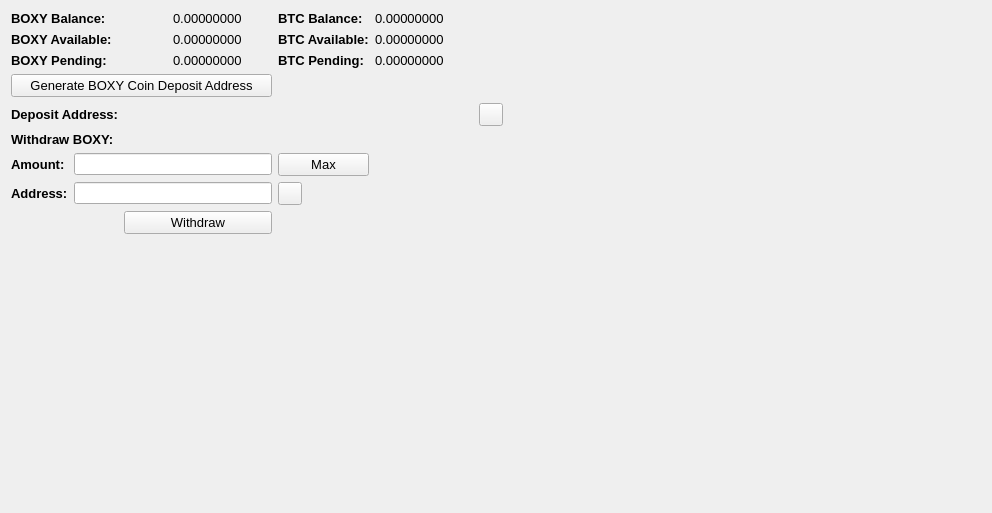
     <widget class="QWidget" name="BalanceTab">
      <attribute name="title">
       <string>Balance</string>
      </attribute>
      <layout class="QGridLayout" name="gridLayout_2">
       <item row="0" column="0" colspan="2">
        <widget class="QLabel" name="label_11">
         <property name="font">
          <font>
           <pointsize>10</pointsize>
           <weight>75</weight>
           <bold>true</bold>
          </font>
         </property>
         <property name="text">
          <string>BOXY Balance:</string>
         </property>
        </widget>
       </item>
       <item row="0" column="3">
        <widget class="QLabel" name="BOXYBalanceLabel">
         <property name="font">
          <font>
           <pointsize>10</pointsize>
          </font>
         </property>
         <property name="text">
          <string>0.00000000</string>
         </property>
         <property name="textInteractionFlags">
          <set>Qt::LinksAccessibleByMouse|Qt::TextSelectableByMouse</set>
         </property>
        </widget>
       </item>
       <item row="0" column="4">
        <widget class="QLabel" name="label_12">
         <property name="font">
          <font>
           <pointsize>10</pointsize>
           <weight>75</weight>
           <bold>true</bold>
          </font>
         </property>
         <property name="text">
          <string>BTC Balance:</string>
         </property>
        </widget>
       </item>
       <item row="0" column="5">
        <widget class="QLabel" name="BitcoinBalanceLabel">
         <property name="font">
          <font>
           <pointsize>10</pointsize>
          </font>
         </property>
         <property name="text">
          <string>0.00000000</string>
         </property>
         <property name="textInteractionFlags">
          <set>Qt::LinksAccessibleByMouse|Qt::TextSelectableByMouse</set>
         </property>
        </widget>
       </item>
       <item row="0" column="7" rowspan="10">
        <spacer name="horizontalSpacer_4">
         <property name="orientation">
          <enum>Qt::Horizontal</enum>
         </property>
         <property name="sizeHint" stdset="0">
          <size>
           <width>478</width>
           <height>488</height>
          </size>
         </property>
        </spacer>
       </item>
       <item row="1" column="0" colspan="2">
        <widget class="QLabel" name="label_13">
         <property name="font">
          <font>
           <pointsize>10</pointsize>
           <weight>75</weight>
           <bold>true</bold>
          </font>
         </property>
         <property name="text">
          <string>BOXY Available:</string>
         </property>
        </widget>
       </item>
       <item row="1" column="3">
        <widget class="QLabel" name="BOXYAvailableLabel_2">
         <property name="font">
          <font>
           <pointsize>10</pointsize>
          </font>
         </property>
         <property name="text">
          <string>0.00000000</string>
         </property>
         <property name="textInteractionFlags">
          <set>Qt::LinksAccessibleByMouse|Qt::TextSelectableByMouse</set>
         </property>
        </widget>
       </item>
       <item row="1" column="4">
        <widget class="QLabel" name="label_15">
         <property name="font">
          <font>
           <pointsize>10</pointsize>
           <weight>75</weight>
           <bold>true</bold>
          </font>
         </property>
         <property name="text">
          <string>BTC Available:</string>
         </property>
        </widget>
       </item>
       <item row="1" column="5">
        <widget class="QLabel" name="BitcoinAvailableLabel">
         <property name="font">
          <font>
           <pointsize>10</pointsize>
          </font>
         </property>
         <property name="text">
          <string>0.00000000</string>
         </property>
         <property name="textInteractionFlags">
          <set>Qt::LinksAccessibleByMouse|Qt::TextSelectableByMouse</set>
         </property>
        </widget>
       </item>
       <item row="2" column="0" colspan="2">
        <widget class="QLabel" name="label_14">
         <property name="font">
          <font>
           <pointsize>10</pointsize>
           <weight>75</weight>
           <bold>true</bold>
          </font>
         </property>
         <property name="text">
          <string>BOXY Pending:</string>
         </property>
        </widget>
       </item>
       <item row="2" column="3">
        <widget class="QLabel" name="BOXYPendingLabel">
         <property name="font">
          <font>
           <pointsize>10</pointsize>
          </font>
         </property>
         <property name="text">
          <string>0.00000000</string>
         </property>
         <property name="textInteractionFlags">
          <set>Qt::LinksAccessibleByMouse|Qt::TextSelectableByMouse</set>
         </property>
        </widget>
       </item>
       <item row="2" column="4">
        <widget class="QLabel" name="label_31">
         <property name="font">
          <font>
           <pointsize>10</pointsize>
           <weight>75</weight>
           <bold>true</bold>
          </font>
         </property>
         <property name="text">
          <string>BTC Pending:</string>
         </property>
        </widget>
       </item>
       <item row="2" column="5">
        <widget class="QLabel" name="BitcoinPendingLabel">
         <property name="font">
          <font>
           <pointsize>10</pointsize>
          </font>
         </property>
         <property name="text">
          <string>0.00000000</string>
         </property>
         <property name="textInteractionFlags">
          <set>Qt::LinksAccessibleByMouse|Qt::TextSelectableByMouse</set>
         </property>
        </widget>
       </item>
       <item row="3" column="0" colspan="4">
        <widget class="QPushButton" name="GenDepositBTN">
         <property name="font">
          <font>
           <pointsize>10</pointsize>
          </font>
         </property>
         <property name="text">
          <string>Generate BOXY Coin Deposit Address</string>
         </property>
        </widget>
       </item>
       <item row="4" column="0" colspan="3">
        <widget class="QLabel" name="label_33">
         <property name="font">
          <font>
           <pointsize>10</pointsize>
           <weight>75</weight>
           <bold>true</bold>
          </font>
         </property>
         <property name="text">
          <string>Deposit Address:</string>
         </property>
        </widget>
       </item>
       <item row="4" column="3" colspan="3">
        <widget class="QLabel" name="DepositAddressLabel">
         <property name="minimumSize">
          <size>
           <width>300</width>
           <height>0</height>
          </size>
         </property>
         <property name="palette">
          <palette>
           <active>
            <colorrole role="WindowText">
             <brush brushstyle="SolidPattern">
              <color alpha="255">
               <red>0</red>
               <green>0</green>
               <blue>0</blue>
              </color>
             </brush>
            </colorrole>
            <colorrole role="Text">
             <brush brushstyle="SolidPattern">
              <color alpha="255">
               <red>0</red>
               <green>0</green>
               <blue>255</blue>
              </color>
             </brush>
            </colorrole>
           </active>
           <inactive>
            <colorrole role="WindowText">
             <brush brushstyle="SolidPattern">
              <color alpha="255">
               <red>0</red>
               <green>0</green>
               <blue>0</blue>
              </color>
             </brush>
            </colorrole>
            <colorrole role="Text">
             <brush brushstyle="SolidPattern">
              <color alpha="255">
               <red>0</red>
               <green>0</green>
               <blue>255</blue>
              </color>
             </brush>
            </colorrole>
           </inactive>
           <disabled>
            <colorrole role="WindowText">
             <brush brushstyle="SolidPattern">
              <color alpha="255">
               <red>120</red>
               <green>120</green>
               <blue>120</blue>
              </color>
             </brush>
            </colorrole>
            <colorrole role="Text">
             <brush brushstyle="SolidPattern">
              <color alpha="255">
               <red>120</red>
               <green>120</green>
               <blue>120</blue>
              </color>
             </brush>
            </colorrole>
           </disabled>
          </palette>
         </property>
         <property name="font">
          <font>
           <pointsize>10</pointsize>
           <weight>75</weight>
           <bold>true</bold>
          </font>
         </property>
         <property name="text">
          <string/>
         </property>
         <property name="alignment">
          <set>Qt::AlignRight|Qt::AlignTrailing|Qt::AlignVCenter</set>
         </property>
         <property name="textInteractionFlags">
          <set>Qt::LinksAccessibleByMouse|Qt::TextSelectableByKeyboard|Qt::TextSelectableByMouse</set>
         </property>
        </widget>
       </item>
       <item row="4" column="6">
        <widget class="QToolButton" name="DepositCopyButton">
         <property name="toolTip">
          <string>Copy to clipboard</string>
         </property>
         <property name="text">
          <string/>
         </property>
         <property name="icon">
          <iconset resource="../bitcoin.qrc">
           <normaloff>:/icons/editcopy</normaloff>:/icons/editcopy</iconset>
         </property>
         <property name="shortcut">
          <string>Alt+P</string>
         </property>
        </widget>
       </item>
       <item row="5" column="0" colspan="2">
        <widget class="QLabel" name="label_34">
         <property name="font">
          <font>
           <pointsize>10</pointsize>
           <weight>75</weight>
           <bold>true</bold>
          </font>
         </property>
         <property name="text">
          <string>Withdraw BOXY:</string>
         </property>
        </widget>
       </item>
       <item row="6" column="0">
        <widget class="QLabel" name="label_26">
         <property name="font">
          <font>
           <pointsize>10</pointsize>
           <weight>75</weight>
           <bold>true</bold>
          </font>
         </property>
         <property name="text">
          <string>Amount:</string>
         </property>
        </widget>
       </item>
       <item row="6" column="1" colspan="3">
        <widget class="QLineEdit" name="WithdrawUnitsInput">
         <property name="font">
          <font>
           <pointsize>9</pointsize>
           <weight>75</weight>
           <bold>true</bold>
          </font>
         </property>
         <property name="text">
          <string/>
         </property>
        </widget>
       </item>
       <item row="6" column="4">
        <widget class="QPushButton" name="Withdraw_Max_Amount">
         <property name="font">
          <font>
           <pointsize>10</pointsize>
          </font>
         </property>
         <property name="text">
          <string>Max</string>
         </property>
        </widget>
       </item>
       <item row="7" column="0">
        <widget class="QLabel" name="label_10">
         <property name="font">
          <font>
           <pointsize>10</pointsize>
           <weight>75</weight>
           <bold>true</bold>
          </font>
         </property>
         <property name="text">
          <string>Address:</string>
         </property>
        </widget>
       </item>
       <item row="7" column="1" colspan="3">
        <widget class="QLineEdit" name="WithdrawAddress">
         <property name="font">
          <font>
           <pointsize>9</pointsize>
           <weight>75</weight>
           <bold>true</bold>
          </font>
         </property>
        </widget>
       </item>
       <item row="7" column="4">
        <widget class="QToolButton" name="WithdrawPasteButton">
         <property name="toolTip">
          <string>Paste from clipboard</string>
         </property>
         <property name="text">
          <string/>
         </property>
         <property name="icon">
          <iconset resource="../bitcoin.qrc">
           <normaloff>:/icons/editpaste</normaloff>:/icons/editpaste</iconset>
         </property>
         <property name="shortcut">
          <string>Alt+P</string>
         </property>
        </widget>
       </item>
       <item row="8" column="2" colspan="2">
        <widget class="QPushButton" name="WithdrawUnitsBtn">
         <property name="font">
          <font>
           <pointsize>10</pointsize>
          </font>
         </property>
         <property name="text">
          <string>Withdraw</string>
         </property>
        </widget>
       </item>
       <item row="9" column="0" colspan="6">
        <spacer name="verticalSpacer">
         <property name="orientation">
          <enum>Qt::Vertical</enum>
         </property>
         <property name="sizeHint" stdset="0">
          <size>
           <width>428</width>
           <height>262</height>
          </size>
         </property>
        </spacer>
       </item>
      </layout>
      <zorder>label_31</zorder>
      <zorder>label_15</zorder>
      <zorder>label_12</zorder>
      <zorder>label_14</zorder>
      <zorder>label_13</zorder>
      <zorder>label_11</zorder>
      <zorder>BitcoinBalanceLabel</zorder>
      <zorder>BOXYBalanceLabel</zorder>
      <zorder>BOXYAvailableLabel_2</zorder>
      <zorder>BOXYPendingLabel</zorder>
      <zorder>BitcoinAvailableLabel</zorder>
      <zorder>BitcoinPendingLabel</zorder>
      <zorder>label_33</zorder>
      <zorder>GenDepositBTN</zorder>
      <zorder>DepositAddressLabel</zorder>
      <zorder>Withdraw_Max_Amount</zorder>
      <zorder>label_34</zorder>
      <zorder>WithdrawUnitsInput</zorder>
      <zorder>label_10</zorder>
      <zorder>label_26</zorder>
      <zorder>WithdrawAddress</zorder>
      <zorder>WithdrawUnitsBtn</zorder>
      <zorder>horizontalSpacer_4</zorder>
      <zorder>verticalSpacer</zorder>
      <zorder>WithdrawPasteButton</zorder>
      <zorder>DepositCopyButton</zorder>
     </widget>
